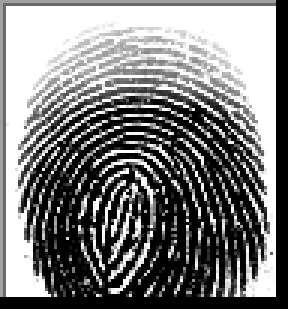
#> input picture POwB4/org/1__M_Left_index_finger.BMP, 96 x 103 px (shown 3 times larger); its folder holds 4 pictures in this run
$ python lbp-knn.py
#> lines starting #> are read from the running program, lines starting #| are printed output that depends on the picture
import cv2
import numpy as np
import os
import joblib
from skimage.feature import local_binary_pattern
from sklearn.neighbors import KNeighborsClassifier

def get_lbp_hist(image_path):
#> called with image_path = 'org/1__M_Left_index_finger.BMP'
    img = cv2.imread(image_path, cv2.IMREAD_GRAYSCALE)
#> img is the input picture: shape (103, 96); min 0, max 255, mean 125.1
    if img is None: return None
    radius, n_points = 3, 24
    lbp = local_binary_pattern(img, n_points, radius, method='uniform')
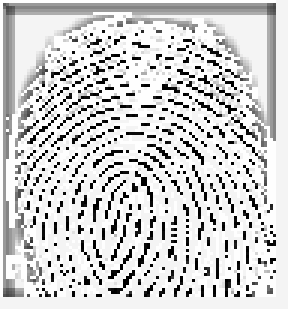
#> lbp: shape (103, 96) float64 (shown 3 times larger); min 0, max 25, mean 20.3; drawn with min black and max white
    n_bins = n_points + 2
    hist, _ = np.histogram(lbp.ravel(), bins=n_bins, range=(0, n_bins), density=True)
#> hist = 26 values, max 0.371 at index 25, min 0.00121 at index 6, mean 0.0385
    return hist

X_train, y_train = [], []
train_dir = 'org/'

for filename in os.listdir(train_dir):
    # pliki
    if filename.lower().endswith((".bmp", ".jpg", ".jpeg", ".png")):
        person_id = filename.split("__")[0]
        path = os.path.join(train_dir, filename)

        hist = get_lbp_hist(path)
        if hist is not None:
            X_train.append(hist)
            y_train.append(person_id)
            print(f"Wczytano: {filename}")
#> pass 2 of the loop `for filename in os.listdir(train_dir):`:
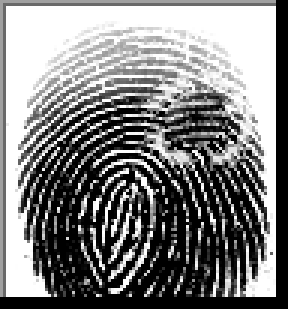
#> input picture POwB4/org/1__M_Left_index_finger_CR.BMP, 96 x 103 px (shown 3 times larger)
#> in get_lbp_hist, img is the input picture: shape (103, 96); min 0, max 255, mean 128.5
#> in get_lbp_hist (call 2), `lbp = local_binary_pattern(img, n_points, radius, method='uniform')`:
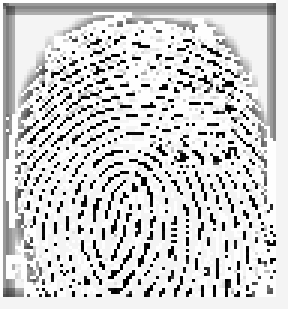
#> lbp: shape (103, 96) float64 (shown 3 times larger); min 0, max 25, mean 20.3; drawn with min black and max white
#> in get_lbp_hist (call 2), `hist, _ = np.histogram(lbp.ravel(), bins=n_bins, range=(0, n_bins), de..`: hist = 26 values, max 0.385 at index 25, min 0.00131 at index 6, mean 0.0385
#> pass 3 of the loop `for filename in os.listdir(train_dir):`:
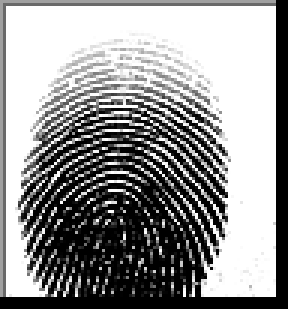
#> input picture POwB4/org/1__M_Left_little_finger.BMP, 96 x 103 px (shown 3 times larger)
#> in get_lbp_hist, img is the input picture: shape (103, 96); min 0, max 255, mean 148
#> in get_lbp_hist (call 3), `lbp = local_binary_pattern(img, n_points, radius, method='uniform')`:
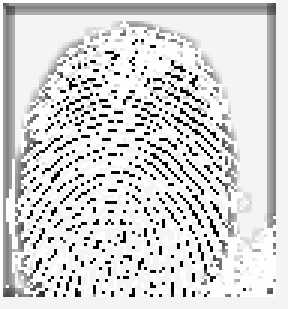
#> lbp: shape (103, 96) float64 (shown 3 times larger); min 0, max 25, mean 21; drawn with min black and max white
#> in get_lbp_hist (call 3), `hist, _ = np.histogram(lbp.ravel(), bins=n_bins, range=(0, n_bins), de..`: hist = 26 values, max 0.392 at index 24, min 0.000809 at index 6, mean 0.0385
#> the loop made 4 passes; the first 3 are shown

# Trening modelu
knn = KNeighborsClassifier(n_neighbors=3, metric='euclidean')

knn.fit(X_train, y_train)

# Zapisanie modelu i danych do pliku
joblib.dump({'model': knn, 'features': X_train, 'labels': y_train}, 'model_odciskow.pkl')
print(f"Sukces! Model został zapisany jako 'model_odciskow.pkl'.")
